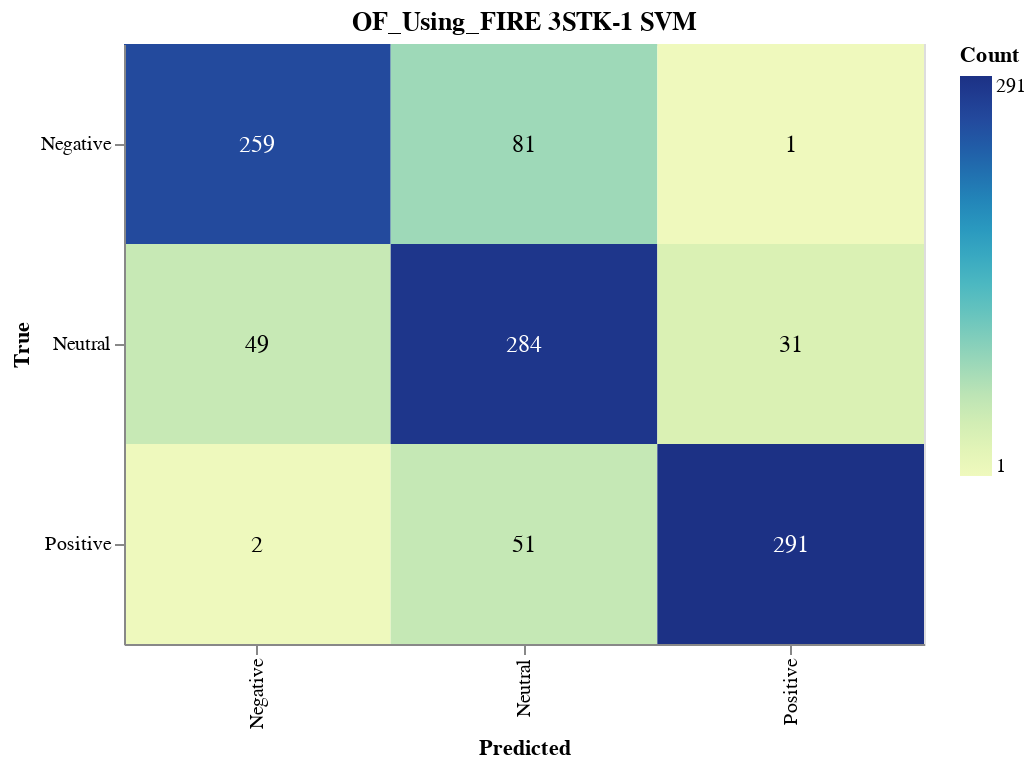

Notebook code cell kept with this figure:
### Markdown cell above
#### Save CM

### Code cell
import altair as alt
import altair_saver
import pandas as pd
from sklearn.metrics import confusion_matrix

# Calculate the confusion matrix
cm = confusion_matrix(y_val, svm_validation_predictions)

# Define class names
class_names = ['Negative', 'Neutral', 'Positive']

# Convert confusion matrix to DataFrame
cm_df = pd.DataFrame(cm, index=class_names, columns=class_names).reset_index().melt(id_vars='index')
cm_df.columns = ['True', 'Predicted', 'Count']

# Ensure the order of categories
cm_df['True'] = pd.Categorical(cm_df['True'], categories=class_names, ordered=True)
cm_df['Predicted'] = pd.Categorical(cm_df['Predicted'], categories=class_names, ordered=True)

# Create the Altair plot
heatmap = alt.Chart(cm_df).mark_rect().encode(
    x=alt.X('Predicted:O', sort=class_names),
    y=alt.Y('True:O', sort=class_names),
    color='Count:Q',
    tooltip=['True', 'Predicted', 'Count']
).properties(
    width=400,
    height=300,
    title='OF_Using_FIRE 3STK-1 SVM'
)

# Add text labels
text = heatmap.mark_text(
    align='center',
    baseline='middle',
    fontSize=12
).encode(
    text='Count:Q',
    color=alt.condition(
        alt.datum.Count > cm.max() / 2,
        alt.value('white'),
        alt.value('black')
    )
)

# Combine heatmap and text
final_chart = heatmap + text

# Display the plot
final_chart.show()

### Figure 1 — Vega-Lite specification as saved in the notebook (floating-point values rounded to 4 significant figures)
{"config": {"view": {"continuousWidth": 300, "continuousHeight": 300}}, "layer": [{"mark": {"type": "rect"}, "encoding": {"color": {"field": "Count", "type": "quantitative"}, "tooltip": [{"field": "True", "type": "ordinal"}, {"field": "Predicted", "type": "ordinal"}, {"field": "Count", "type": "quantitative"}], "x": {"field": "Predicted", "sort": ["Negative", "Neutral", "Positive"], "type": "ordinal"}, "y": {"field": "True", "sort": ["Negative", "Neutral", "Positive"], "type": "ordinal"}}, "title": "OF_Using_FIRE 3STK-1 SVM"}, {"mark": {"type": "text", "align": "center", "baseline": "middle", "fontSize": 12}, "encoding": {"color": {"condition": {"test": "(datum.Count > 145.5)", "value": "white"}, "value": "black"}, "text": {"field": "Count", "type": "quantitative"}, "tooltip": [{"field": "True", "type": "ordinal"}, {"field": "Predicted", "type": "ordinal"}, {"field": "Count", "type": "quantitative"}], "x": {"field": "Predicted", "sort": ["Negative", "Neutral", "Positive"], "type": "ordinal"}, "y": {"field": "True", "sort": ["Negative", "Neutral", "Positive"], "type": "ordinal"}}, "title": "OF_Using_FIRE 3STK-1 SVM"}], "data": {"name": "data-6cb509171fcce83003799ebadb1b86ac"}, "height": 300, "width": 400, "$schema": "https://vega.github.io/schema/vega-lite/v5.17.0.json", "datasets": {"data-6cb509171fcce83003799ebadb1b86ac": [{"True": "Negative", "Predicted": "Negative", "Count": 259}, {"True": "Neutral", "Predicted": "Negative", "Count": 49}, {"True": "Positive", "Predicted": "Negative", "Count": 2}, {"True": "Negative", "Predicted": "Neutral", "Count": 81}, {"True": "Neutral", "Predicted": "Neutral", "Count": 284}, {"True": "Positive", "Predicted": "Neutral", "Count": 51}, {"True": "Negative", "Predicted": "Positive", "Count": 1}, {"True": "Neutral", "Predicted": "Positive", "Count": 31}, {"True": "Positive", "Predicted": "Positive", "Count": 291}]}}
